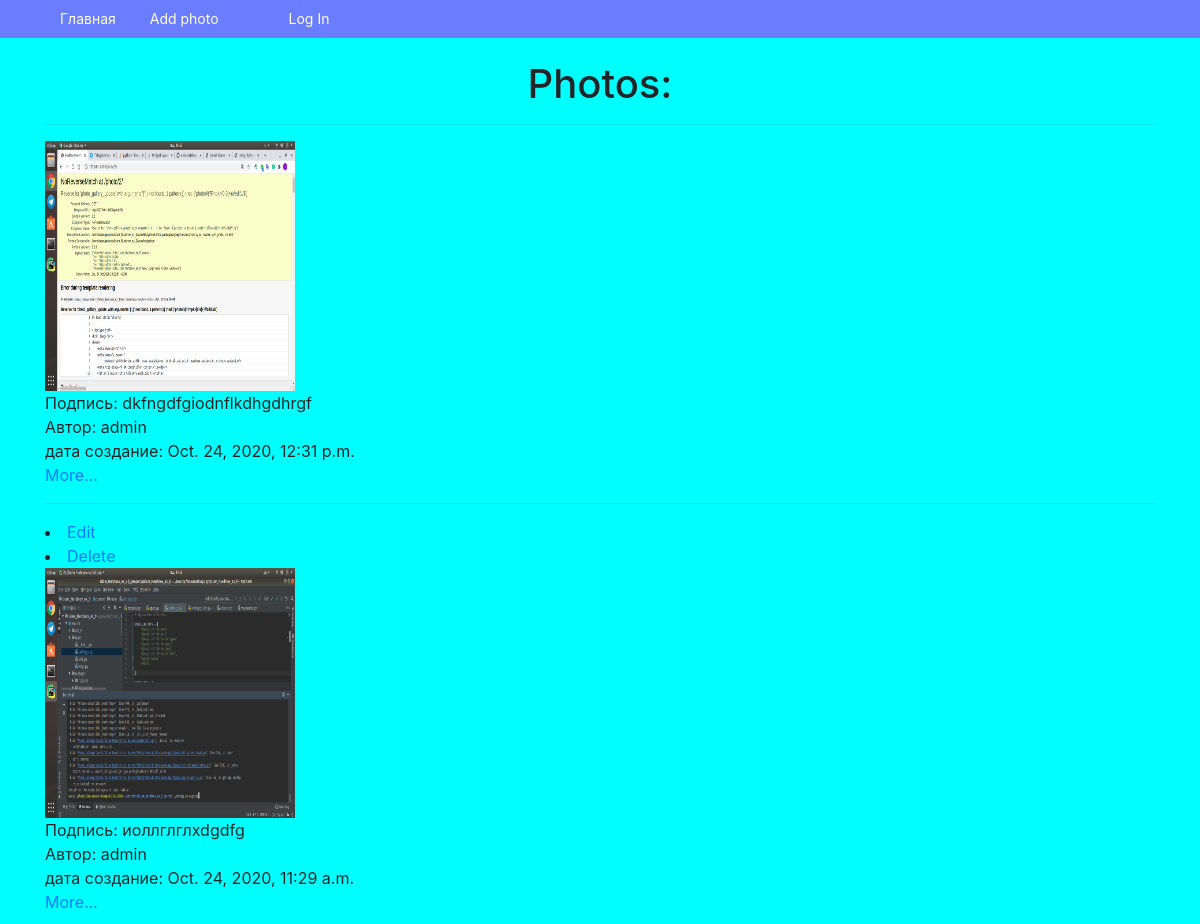
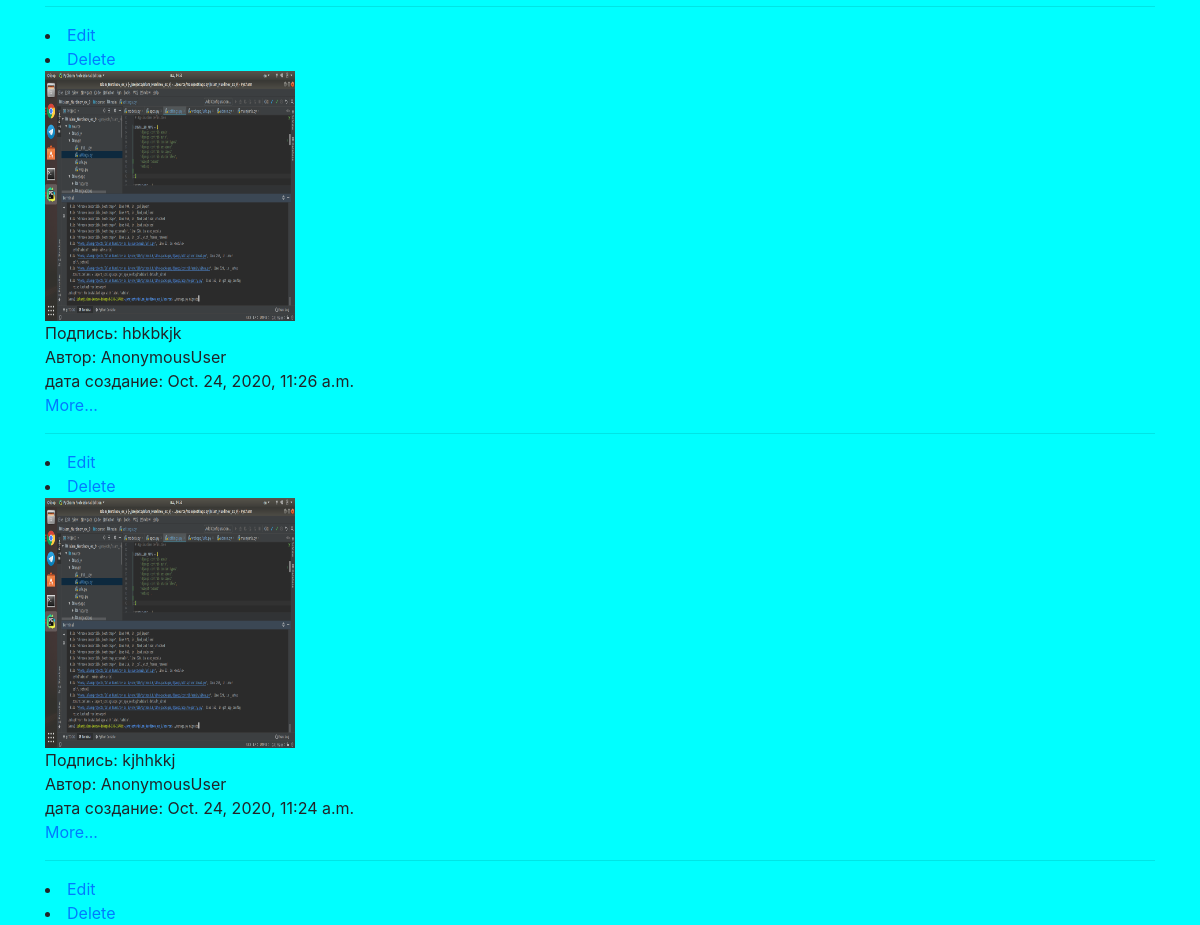
The page / on the database its author committed (2 pictures, top to bottom).
### webapp/models.py (models this page shows, shortened)
class PhotoGallery(models.Model):
    img = models.ImageField(null=False, blank=False, upload_to='media', verbose_name='Фото')
    description = models.TextField(null=False, blank=False, max_length=1000, verbose_name='Подпись')
    creation_date = models.DateTimeField(auto_now_add=True, verbose_name='Дата создания')
    author_name = models.CharField(null=False, blank=False, max_length=60, verbose_name='Автор')
    class Meta:
        verbose_name = 'Фото'
        verbose_name_plural = 'Фотографии'

### webapp/views.py (the view)
# urls.py: path('', IndexView.as_view(), name='index'),
class IndexView(ListView):
    template_name = 'index.html'
    context_object_name = 'photos'
    model = PhotoGallery
    ordering = '-creation_date'

### webapp/templates/index.html
{% extends 'base.html' %}
{% block menu %}
 <li><a href="{% url 'webapp:photo_gallery_create' %}">Add photo</a></li>
{% endblock %}
{% block content %}
    <h1>Photos:</h1>
    <hr/>
        {% for photo in photos %}
            <img class="photo" src="{{ photo.img.url }}" width="250" height="250" alt="user picture">
            <div>Подпись: {{ photo.description }}</div>
            <div>Автор: {{ photo.author_name }}</div>
            <div>дата создание: {{ photo.creation_date }}</div>
            <a href="{% url 'webapp:photo_gallery_view' photo.pk %}">More...</a>
            <hr/>
 <li><a href="{% url 'webapp:photo_gallery_update'  photo.pk %}">Edit</a></li>
<li><a href="{% url 'webapp:photo_gallery_delete'  photo.pk %}">Delete</a></li>
        {% endfor %}
{% endblock %}

### webapp/static/css/style.css (style rules this page uses)
body { margin-top: 60px; background-color: aqua; }
.menu li { display: inline-block; }
.menu a { display: inline-block; text-decoration: none; color: inherit; padding: 5px 15px; }
h1 { text-align: center; }

### rows shown on the page
PhotoGallery: img (picture), description "dkfngdfgiodnflkdhgdhrgf", author_name "admin", creation_date "Oct. 24, 2020, 12:31 p.m."
PhotoGallery: img (picture), description "иоллглглxdgdfg", author_name "admin", creation_date "Oct. 24, 2020, 11:29 a.m."
PhotoGallery: img (picture), description "hbkbkjk", author_name "AnonymousUser", creation_date "Oct. 24, 2020, 11:26 a.m."
PhotoGallery: img (picture), description "kjhhkkj", author_name "AnonymousUser", creation_date "Oct. 24, 2020, 11:24 a.m."
